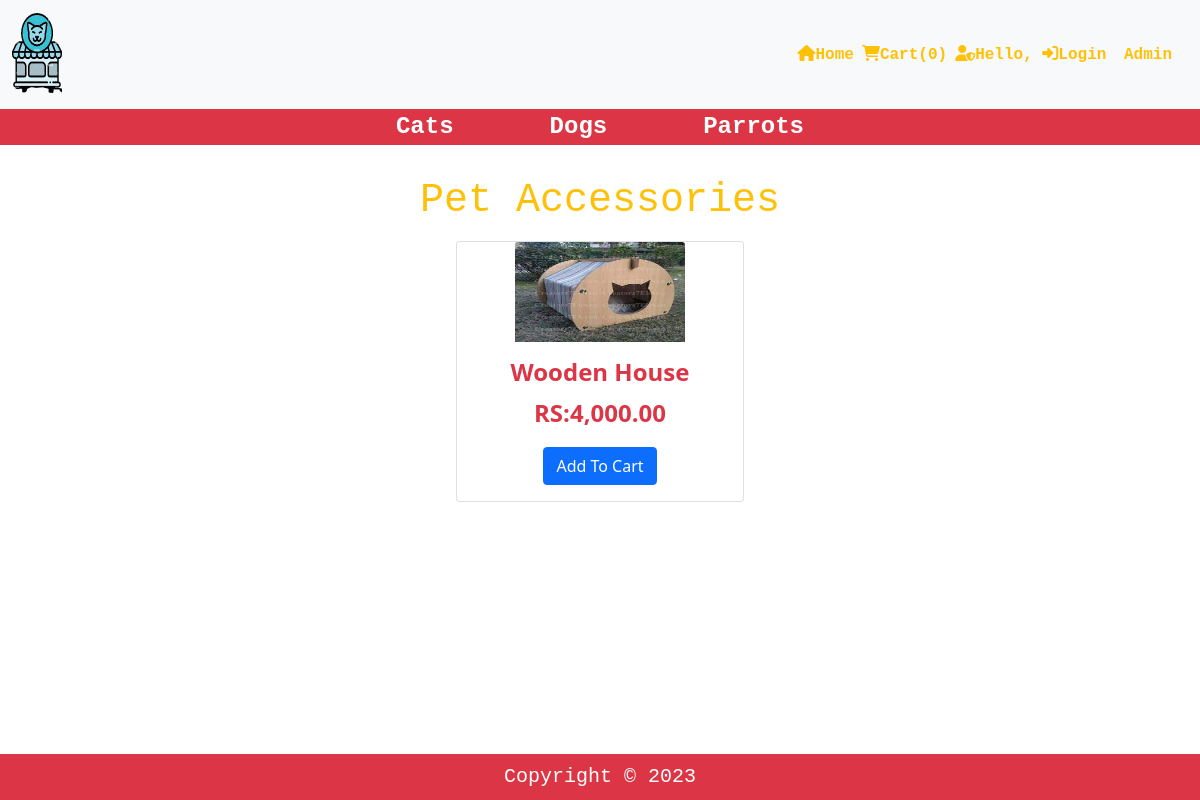
The app's page /user/index.php with its own data.
### tables this page shows
CREATE TABLE `tblproduct` (
  `id` int(11) NOT NULL,
  `Pname` varchar(100) NOT NULL,
  `Pprice` varchar(100) NOT NULL,
  `Pimage` varchar(200) NOT NULL,
  `Pcategory` varchar(100) NOT NULL
);

### user/index.php (the view, shortened to what this page needs)
<!DOCTYPE html>
<html lang="en">
<head>
    <?php
    include'header.php';
    ?>
</head>
<body>
  <div class="container-fluid">
    <div class="col-md-12">
    <div class="row">
    <h1 class="text-warning font-monospace text-bold my-3 text-center">Pet Accessories</h1>
<?php
include 'config.php';
$Record=mysqli_query($con," SELECT * FROM `tblproduct`");
while ($row=mysqli_fetch_array($Record)){
$check_page=$row['Pcategory'];
if($check_page ==='Home'){
  echo"
<div class='col-md-6 col-lg-4 m-auto mb-3'>
<form action='Insertcart.php' method='POST'>
    <div class='card m-auto'style='width: 18rem;'>
    <img src='../admin/product/$row[Pimage]' class='card-img-top m-auto' style='width:170px; height:100px;'  alt='...'>
  <div class='card-body text-center'>
    <h5 class='card-title text-danger fs-4 fw-bold'>$row[Pname]</h5>
    <p class='card-text text-danger fs-4 fw-bold'> ";?> RS:<?php echo number_format($row['Pprice'],2)?> <?php echo"</p>
   <input type='hidden' name='Pname' value='$row[Pname]'>
   <input type='hidden' name='Pprice' value='$row[Pprice]'>
   <button type='submit' name='addcart' class='btn btn-primary'>Add To Cart</button>
  </div>
</div>
</form>
</div>
";
}
}
?>
</div> </div> </div>
<?php
include 'footer.php';
?>
</body>
</html>

### records on screen
tblproduct: Pimage (picture), Pname "Wooden House", Pprice "4,000.00"

### other values on screen
$count "0"
